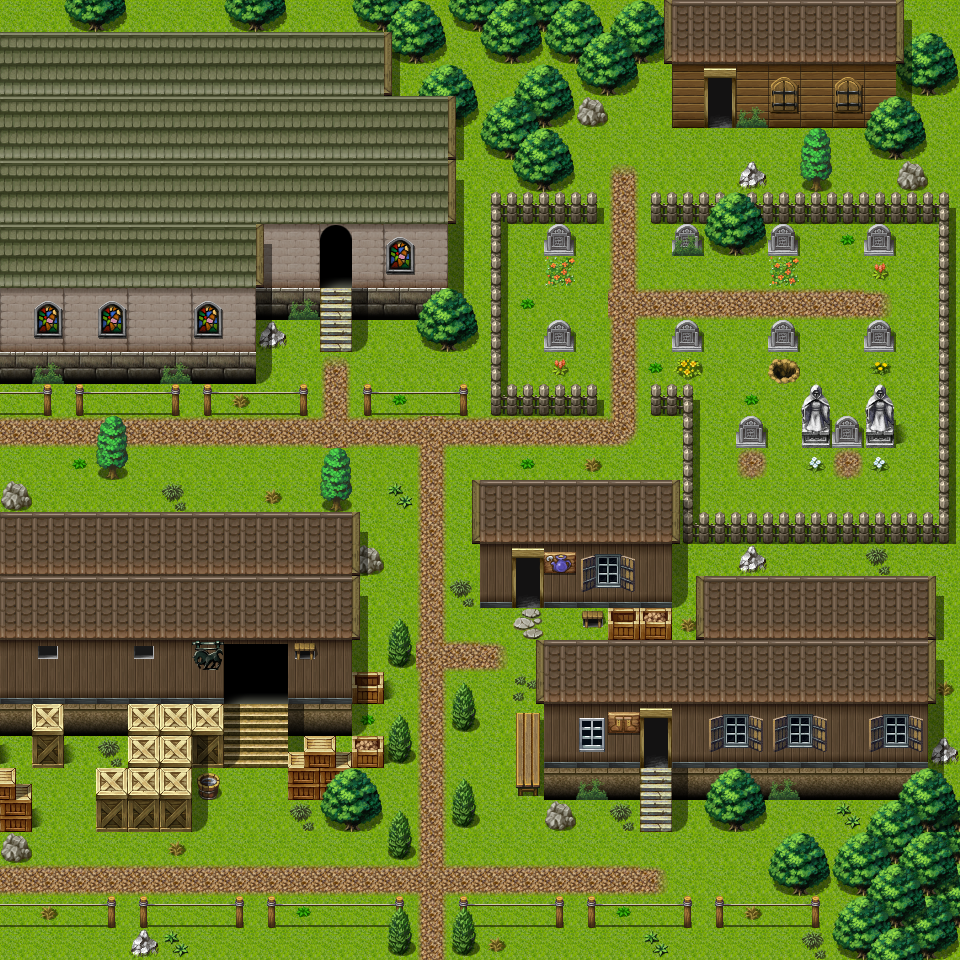

The image is a tile-based game level rendered from a .tmx file. Its description and source (layers, tilesets, objects; grid data summarised) follow:
An orthogonal 30x30 tile map with 32x32 px tiles, 3 tile layers (Ground, Objects, Above), 1 hidden layer not drawn, 40 tilesets and 21 objects (9x sign, 8x mapchange, 4x spawn).

<map version="1.0" orientation="orthogonal" width="30" height="30" tilewidth="32" tileheight="32">
 <properties>
  <property name="outside" value="1" />
 </properties>
 <tileset firstgid="1" name="map_bed_1" tilewidth="32" tileheight="32">
  <image source="../drawable/map_bed_1.png" width="512" height="256" />
 </tileset>
 <tileset firstgid="129" name="map_border_1" tilewidth="32" tileheight="32">
  <image source="../drawable/map_border_1.png" width="512" height="256" />
 </tileset>
 <tileset firstgid="257" name="map_bridge_1" tilewidth="32" tileheight="32">
  <image source="../drawable/map_bridge_1.png" width="512" height="256" />
 </tileset>
 <tileset firstgid="385" name="map_broken_1" tilewidth="32" tileheight="32">
  <image source="../drawable/map_broken_1.png" width="512" height="256" />
 </tileset>
 <tileset firstgid="513" name="map_cavewall_1" tilewidth="32" tileheight="32">
  <image source="../drawable/map_cavewall_1.png" width="576" height="192" />
 </tileset>
 <tileset firstgid="621" name="map_cavewall_2" tilewidth="32" tileheight="32">
  <image source="../drawable/map_cavewall_2.png" width="576" height="192" />
 </tileset>
 <tileset firstgid="729" name="map_cavewall_3" tilewidth="32" tileheight="32">
  <image source="../drawable/map_cavewall_3.png" width="576" height="192" />
 </tileset>
 <tileset firstgid="837" name="map_chair_table_1" tilewidth="32" tileheight="32">
  <image source="../drawable/map_chair_table_1.png" width="512" height="256" />
 </tileset>
 <tileset firstgid="965" name="map_crate_1" tilewidth="32" tileheight="32">
  <image source="../drawable/map_crate_1.png" width="512" height="256" />
 </tileset>
 <tileset firstgid="1093" name="map_cupboard_1" tilewidth="32" tileheight="32">
  <image source="../drawable/map_cupboard_1.png" width="512" height="256" />
 </tileset>
 <tileset firstgid="1221" name="map_curtain_1" tilewidth="32" tileheight="32">
  <image source="../drawable/map_curtain_1.png" width="512" height="256" />
 </tileset>
 <tileset firstgid="1349" name="map_entrance_1" tilewidth="32" tileheight="32">
  <image source="../drawable/map_entrance_1.png" width="512" height="256" />
 </tileset>
 <tileset firstgid="1477" name="map_fence_1" tilewidth="32" tileheight="32">
  <image source="../drawable/map_fence_1.png" width="512" height="256" />
 </tileset>
 <tileset firstgid="1605" name="map_fence_2" tilewidth="32" tileheight="32">
  <image source="../drawable/map_fence_2.png" width="512" height="256" />
 </tileset>
 <tileset firstgid="1733" name="map_ground_1" tilewidth="32" tileheight="32">
  <image source="../drawable/map_ground_1.png" width="512" height="256" />
 </tileset>
 <tileset firstgid="1861" name="map_ground_2" tilewidth="32" tileheight="32">
  <image source="../drawable/map_ground_2.png" width="512" height="256" />
 </tileset>
 <tileset firstgid="1989" name="map_ground_3" tilewidth="32" tileheight="32">
  <image source="../drawable/map_ground_3.png" width="512" height="256" />
 </tileset>
 <tileset firstgid="2117" name="map_ground_4" tilewidth="32" tileheight="32">
  <image source="../drawable/map_ground_4.png" width="512" height="256" />
 </tileset>
 <tileset firstgid="2245" name="map_ground_5" tilewidth="32" tileheight="32">
  <image source="../drawable/map_ground_5.png" width="512" height="256" />
 </tileset>
 <tileset firstgid="2373" name="map_ground_6" tilewidth="32" tileheight="32">
  <image source="../drawable/map_ground_6.png" width="512" height="256" />
 </tileset>
 <tileset firstgid="2501" name="map_ground_7" tilewidth="32" tileheight="32">
  <image source="../drawable/map_ground_7.png" width="512" height="256" />
 </tileset>
 <tileset firstgid="2629" name="map_ground_8" tilewidth="32" tileheight="32">
  <image source="../drawable/map_ground_8.png" width="512" height="256" />
 </tileset>
 <tileset firstgid="2757" name="map_indoor_1" tilewidth="32" tileheight="32">
  <image source="../drawable/map_indoor_1.png" width="512" height="256" />
 </tileset>
 <tileset firstgid="2885" name="map_kitchen_1" tilewidth="32" tileheight="32">
  <image source="../drawable/map_kitchen_1.png" width="512" height="256" />
 </tileset>
 <tileset firstgid="3013" name="map_outdoor_1" tilewidth="32" tileheight="32">
  <image source="../drawable/map_outdoor_1.png" width="512" height="256" />
 </tileset>
 <tileset firstgid="3141" name="map_pillar_1" tilewidth="32" tileheight="32">
  <image source="../drawable/map_pillar_1.png" width="512" height="256" />
 </tileset>
 <tileset firstgid="3269" name="map_plant_1" tilewidth="32" tileheight="32">
  <image source="../drawable/map_plant_1.png" width="512" height="256" />
 </tileset>
 <tileset firstgid="3397" name="map_rock_1" tilewidth="32" tileheight="32">
  <image source="../drawable/map_rock_1.png" width="512" height="256" />
 </tileset>
 <tileset firstgid="3525" name="map_roof_1" tilewidth="32" tileheight="32">
  <image source="../drawable/map_roof_1.png" width="512" height="256" />
 </tileset>
 <tileset firstgid="3653" name="map_roof_2" tilewidth="32" tileheight="32">
  <image source="../drawable/map_roof_2.png" width="512" height="256" />
 </tileset>
 <tileset firstgid="3781" name="map_shop_1" tilewidth="32" tileheight="32">
  <image source="../drawable/map_shop_1.png" width="512" height="256" />
 </tileset>
 <tileset firstgid="3909" name="map_sign_ladder_1" tilewidth="32" tileheight="32">
  <image source="../drawable/map_sign_ladder_1.png" width="512" height="256" />
 </tileset>
 <tileset firstgid="4037" name="map_table_1" tilewidth="32" tileheight="32">
  <image source="../drawable/map_table_1.png" width="512" height="256" />
 </tileset>
 <tileset firstgid="4165" name="map_trail_1" tilewidth="32" tileheight="32">
  <image source="../drawable/map_trail_1.png" width="512" height="256" />
 </tileset>
 <tileset firstgid="4293" name="map_tree_1" tilewidth="32" tileheight="32">
  <image source="../drawable/map_tree_1.png" width="512" height="256" />
 </tileset>
 <tileset firstgid="4421" name="map_wall_1" tilewidth="32" tileheight="32">
  <image source="../drawable/map_wall_1.png" width="512" height="256" />
 </tileset>
 <tileset firstgid="4549" name="map_wall_2" tilewidth="32" tileheight="32">
  <image source="../drawable/map_wall_2.png" width="480" height="256" />
 </tileset>
 <tileset firstgid="4669" name="map_wall_3" tilewidth="32" tileheight="32">
  <image source="../drawable/map_wall_3.png" width="480" height="256" />
 </tileset>
 <tileset firstgid="4789" name="map_window_1" tilewidth="32" tileheight="32">
  <image source="../drawable/map_window_1.png" width="512" height="256" />
 </tileset>
 <tileset firstgid="4917" name="map_window_2" tilewidth="32" tileheight="32">
  <image source="../drawable/map_window_2.png" width="512" height="256" />
 </tileset>
 <layer name="Ground" width="30" height="30">
  <data>[900 cells, 900 non-empty, 24 distinct tile ids]</data>
 </layer>
 <layer name="Objects" width="30" height="30">
  <data>[900 cells, 344 non-empty, 69 distinct tile ids]</data>
 </layer>
 <layer name="Above" width="30" height="30">
  <data>[900 cells, 99 non-empty, 16 distinct tile ids]</data>
 </layer>
 <layer name="Walkable" width="30" height="30" visible="0">
  <data>[900 cells, 603 non-empty, 1 distinct tile ids]</data>
 </layer>
 <objectgroup name="Mapevents" width="30" height="30" visible="0">
  <!-- 17 objects omitted --></objectgroup>
 <objectgroup name="Citizens" width="30" height="30" visible="0">
  <!-- 3 objects omitted --></objectgroup>
 <objectgroup name="Keys" width="30" height="30" visible="0" />
 <objectgroup name="NPCs" width="30" height="30" visible="0">
  <!-- 1 objects omitted --></objectgroup>
</map>
<!-- 21 of 21 objects omitted -->
